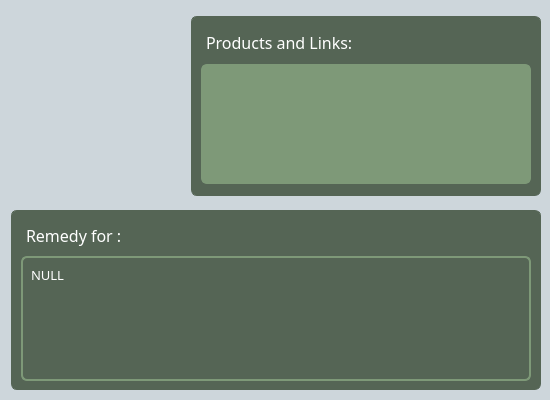
<?xml version="1.0" encoding="UTF-8"?>
<ui version="4.0">
 <class>cureWindow</class>
 <widget class="QMainWindow" name="cureWindow">
  <property name="geometry">
   <rect>
    <x>0</x>
    <y>0</y>
    <width>550</width>
    <height>400</height>
   </rect>
  </property>
  <property name="sizePolicy">
   <sizepolicy hsizetype="Fixed" vsizetype="Fixed">
    <horstretch>0</horstretch>
    <verstretch>0</verstretch>
   </sizepolicy>
  </property>
  <property name="minimumSize">
   <size>
    <width>550</width>
    <height>400</height>
   </size>
  </property>
  <property name="maximumSize">
   <size>
    <width>550</width>
    <height>400</height>
   </size>
  </property>
  <property name="windowTitle">
   <string>Details</string>
  </property>
  <property name="windowIcon">
   <iconset resource="resources.qrc">
    <normaloff>:/logo/logo.png</normaloff>:/logo/logo.png</iconset>
  </property>
  <property name="iconSize">
   <size>
    <width>50</width>
    <height>50</height>
   </size>
  </property>
  <widget class="QWidget" name="centralwidget">
   <widget class="QFrame" name="verticaBlFrame">
    <property name="geometry">
     <rect>
      <x>0</x>
      <y>0</y>
      <width>550</width>
      <height>400</height>
     </rect>
    </property>
    <property name="sizePolicy">
     <sizepolicy hsizetype="Fixed" vsizetype="Fixed">
      <horstretch>0</horstretch>
      <verstretch>0</verstretch>
     </sizepolicy>
    </property>
    <property name="minimumSize">
     <size>
      <width>550</width>
      <height>400</height>
     </size>
    </property>
    <property name="maximumSize">
     <size>
      <width>550</width>
      <height>400</height>
     </size>
    </property>
    <property name="font">
     <font>
      <family>Product Sans Medium</family>
     </font>
    </property>
    <property name="styleSheet">
     <string notr="true">background-color: rgb(205,214,219);
border: 1px solid rgb(205,214,219);</string>
    </property>
    <layout class="QVBoxLayout" name="verticalLayout">
     <property name="spacing">
      <number>6</number>
     </property>
     <property name="leftMargin">
      <number>0</number>
     </property>
     <property name="topMargin">
      <number>5</number>
     </property>
     <property name="rightMargin">
      <number>0</number>
     </property>
     <property name="bottomMargin">
      <number>5</number>
     </property>
     <item>
      <widget class="QFrame" name="horizontalFrame">
       <property name="sizePolicy">
        <sizepolicy hsizetype="Minimum" vsizetype="Minimum">
         <horstretch>0</horstretch>
         <verstretch>0</verstretch>
        </sizepolicy>
       </property>
       <property name="minimumSize">
        <size>
         <width>550</width>
         <height>200</height>
        </size>
       </property>
       <property name="maximumSize">
        <size>
         <width>550</width>
         <height>200</height>
        </size>
       </property>
       <property name="styleSheet">
        <string notr="true">border-radius: 6px;</string>
       </property>
       <layout class="QHBoxLayout" name="horizontalLayout_7">
        <item>
         <spacer name="horizontalSpacer_3">
          <property name="orientation">
           <enum>Qt::Horizontal</enum>
          </property>
          <property name="sizeHint" stdset="0">
           <size>
            <width>40</width>
            <height>20</height>
           </size>
          </property>
         </spacer>
        </item>
        <item>
         <widget class="QLabel" name="cureImageLabel">
          <property name="sizePolicy">
           <sizepolicy hsizetype="Fixed" vsizetype="Fixed">
            <horstretch>0</horstretch>
            <verstretch>0</verstretch>
           </sizepolicy>
          </property>
          <property name="minimumSize">
           <size>
            <width>150</width>
            <height>150</height>
           </size>
          </property>
          <property name="maximumSize">
           <size>
            <width>150</width>
            <height>150</height>
           </size>
          </property>
          <property name="styleSheet">
           <string notr="true"/>
          </property>
          <property name="text">
           <string/>
          </property>
          <property name="pixmap">
           <pixmap resource="resources.qrc">:/assets/assets/007-fertilize.png</pixmap>
          </property>
          <property name="scaledContents">
           <bool>true</bool>
          </property>
         </widget>
        </item>
        <item>
         <spacer name="horizontalSpacer">
          <property name="orientation">
           <enum>Qt::Horizontal</enum>
          </property>
          <property name="sizeHint" stdset="0">
           <size>
            <width>40</width>
            <height>20</height>
           </size>
          </property>
         </spacer>
        </item>
        <item>
         <widget class="QFrame" name="productFrame">
          <property name="minimumSize">
           <size>
            <width>350</width>
            <height>180</height>
           </size>
          </property>
          <property name="maximumSize">
           <size>
            <width>350</width>
            <height>180</height>
           </size>
          </property>
          <property name="styleSheet">
           <string notr="true">background-color: rgb(85,101,85);
border: 1px solid  rgb(85,101,85);
border-radius: 6px;</string>
          </property>
          <property name="frameShape">
           <enum>QFrame::StyledPanel</enum>
          </property>
          <property name="frameShadow">
           <enum>QFrame::Raised</enum>
          </property>
          <layout class="QVBoxLayout" name="verticalLayout_2">
           <item>
            <widget class="QLabel" name="pr_Label">
             <property name="minimumSize">
              <size>
               <width>330</width>
               <height>30</height>
              </size>
             </property>
             <property name="maximumSize">
              <size>
               <width>330</width>
               <height>30</height>
              </size>
             </property>
             <property name="font">
              <font>
               <family>Product Sans Medium</family>
               <pointsize>12</pointsize>
               <weight>50</weight>
               <bold>false</bold>
              </font>
             </property>
             <property name="styleSheet">
              <string notr="true">color: rgb(255, 255, 255);</string>
             </property>
             <property name="text">
              <string>Products and Links:</string>
             </property>
            </widget>
           </item>
           <item>
            <widget class="QListWidget" name="productList">
             <property name="sizePolicy">
              <sizepolicy hsizetype="Preferred" vsizetype="Preferred">
               <horstretch>0</horstretch>
               <verstretch>0</verstretch>
              </sizepolicy>
             </property>
             <property name="minimumSize">
              <size>
               <width>330</width>
               <height>120</height>
              </size>
             </property>
             <property name="maximumSize">
              <size>
               <width>330</width>
               <height>120</height>
              </size>
             </property>
             <property name="font">
              <font>
               <family>Product Sans Medium</family>
               <pointsize>12</pointsize>
              </font>
             </property>
             <property name="styleSheet">
              <string notr="true">QListWidgetItem {
	margin-top: 10px;
	background-color:  rgb(126,153,120);
	border: 2px solid rgb(126,153,120);
	color: rgb(255,255,255);
}
QListWidget {
	border: 2px solid rgb(126,153,120);
	background-color:  rgb(126,153,120);
	color: rgb(255,255,255);
	padding-left: 5px;
	padding-top: 5px;
}


</string>
             </property>
             <property name="horizontalScrollBarPolicy">
              <enum>Qt::ScrollBarAlwaysOff</enum>
             </property>
            </widget>
           </item>
          </layout>
         </widget>
        </item>
       </layout>
      </widget>
     </item>
     <item>
      <widget class="QFrame" name="horizontalFrame_2">
       <property name="sizePolicy">
        <sizepolicy hsizetype="Minimum" vsizetype="Minimum">
         <horstretch>0</horstretch>
         <verstretch>0</verstretch>
        </sizepolicy>
       </property>
       <property name="minimumSize">
        <size>
         <width>550</width>
         <height>200</height>
        </size>
       </property>
       <property name="maximumSize">
        <size>
         <width>550</width>
         <height>200</height>
        </size>
       </property>
       <property name="styleSheet">
        <string notr="true">border-radius: 6px;</string>
       </property>
       <layout class="QHBoxLayout" name="horizontalLayout_9">
        <property name="topMargin">
         <number>0</number>
        </property>
        <property name="bottomMargin">
         <number>5</number>
        </property>
        <item>
         <widget class="QFrame" name="frame">
          <property name="minimumSize">
           <size>
            <width>530</width>
            <height>180</height>
           </size>
          </property>
          <property name="maximumSize">
           <size>
            <width>530</width>
            <height>180</height>
           </size>
          </property>
          <property name="font">
           <font>
            <pointsize>9</pointsize>
           </font>
          </property>
          <property name="styleSheet">
           <string notr="true">background-color: rgb(85,101,85);
border: 1px solid  rgb(85,101,85);
border-radius: 6px;</string>
          </property>
          <property name="frameShape">
           <enum>QFrame::StyledPanel</enum>
          </property>
          <property name="frameShadow">
           <enum>QFrame::Raised</enum>
          </property>
          <layout class="QVBoxLayout" name="verticalLayout_4">
           <item>
            <widget class="QLabel" name="remedyHeaderLabel">
             <property name="sizePolicy">
              <sizepolicy hsizetype="Preferred" vsizetype="Fixed">
               <horstretch>0</horstretch>
               <verstretch>0</verstretch>
              </sizepolicy>
             </property>
             <property name="minimumSize">
              <size>
               <width>510</width>
               <height>30</height>
              </size>
             </property>
             <property name="maximumSize">
              <size>
               <width>510</width>
               <height>30</height>
              </size>
             </property>
             <property name="font">
              <font>
               <family>Product Sans Medium</family>
               <pointsize>12</pointsize>
               <weight>50</weight>
               <bold>false</bold>
              </font>
             </property>
             <property name="styleSheet">
              <string notr="true">color: rgb(255, 255, 255);</string>
             </property>
             <property name="text">
              <string>Remedy for &lt;DiseaseName&gt;:</string>
             </property>
            </widget>
           </item>
           <item>
            <widget class="QLabel" name="remedyDetailsLabel">
             <property name="minimumSize">
              <size>
               <width>510</width>
               <height>125</height>
              </size>
             </property>
             <property name="maximumSize">
              <size>
               <width>510</width>
               <height>125</height>
              </size>
             </property>
             <property name="font">
              <font>
               <family>Product Sans Medium</family>
               <pointsize>10</pointsize>
               <weight>50</weight>
               <bold>false</bold>
               <kerning>true</kerning>
              </font>
             </property>
             <property name="toolTip">
              <string notr="true"/>
             </property>
             <property name="styleSheet">
              <string notr="true">border: 2px solid rgb(126,153,120);
color: rgb(255,255,255);
padding-left: 5px;
padding-top: 5px;
</string>
             </property>
             <property name="text">
              <string>NULL</string>
             </property>
             <property name="alignment">
              <set>Qt::AlignLeading|Qt::AlignLeft|Qt::AlignTop</set>
             </property>
             <property name="wordWrap">
              <bool>true</bool>
             </property>
            </widget>
           </item>
          </layout>
         </widget>
        </item>
       </layout>
      </widget>
     </item>
    </layout>
   </widget>
  </widget>
 </widget>
 <resources>
  <include location="resources.qrc"/>
 </resources>
 <connections/>
</ui>
